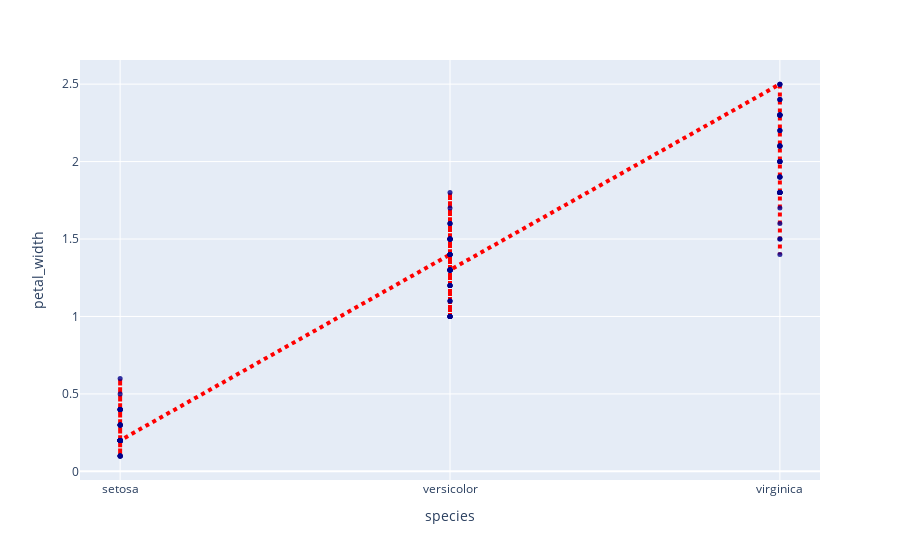

The cell this chart's notebook holds for it:
### Code cell
fig = px.line(df1, x = 'species', y = 'petal_width', markers=True)

fig.update_traces(line = dict(dash = 'dot', width = 4,
                              color = 'red'), 
                   marker = dict(color = 'darkblue', size = 5, opacity = 0.8))
fig.show()

### Figure 1 — Plotly figure (JSON) as saved in the notebook; plotly's stock layout.template omitted (floating-point values rounded to 4 significant figures; data arrays with more than 128 entries replaced by an {"elided": "..."} marker saying what was removed)
{"data": [{"hovertemplate": "species=%{x}<br>petal_width=%{y}<extra></extra>", "legendgroup": "", "line": {"color": "red", "dash": "dot", "width": 4}, "marker": {"color": "darkblue", "opacity": 0.8, "size": 5, "symbol": "circle"}, "mode": "lines+markers", "name": "", "orientation": "v", "showlegend": false, "type": "scatter", "x": {"elided": "150 str values"}, "xaxis": "x", "y": {"elided": "150 float values"}, "yaxis": "y"}], "layout": {"legend": {"tracegroupgap": 0}, "margin": {"t": 60}, "xaxis": {"anchor": "y", "domain": [0, 1], "title": {"text": "species"}}, "yaxis": {"anchor": "x", "domain": [0, 1], "title": {"text": "petal_width"}}}}
